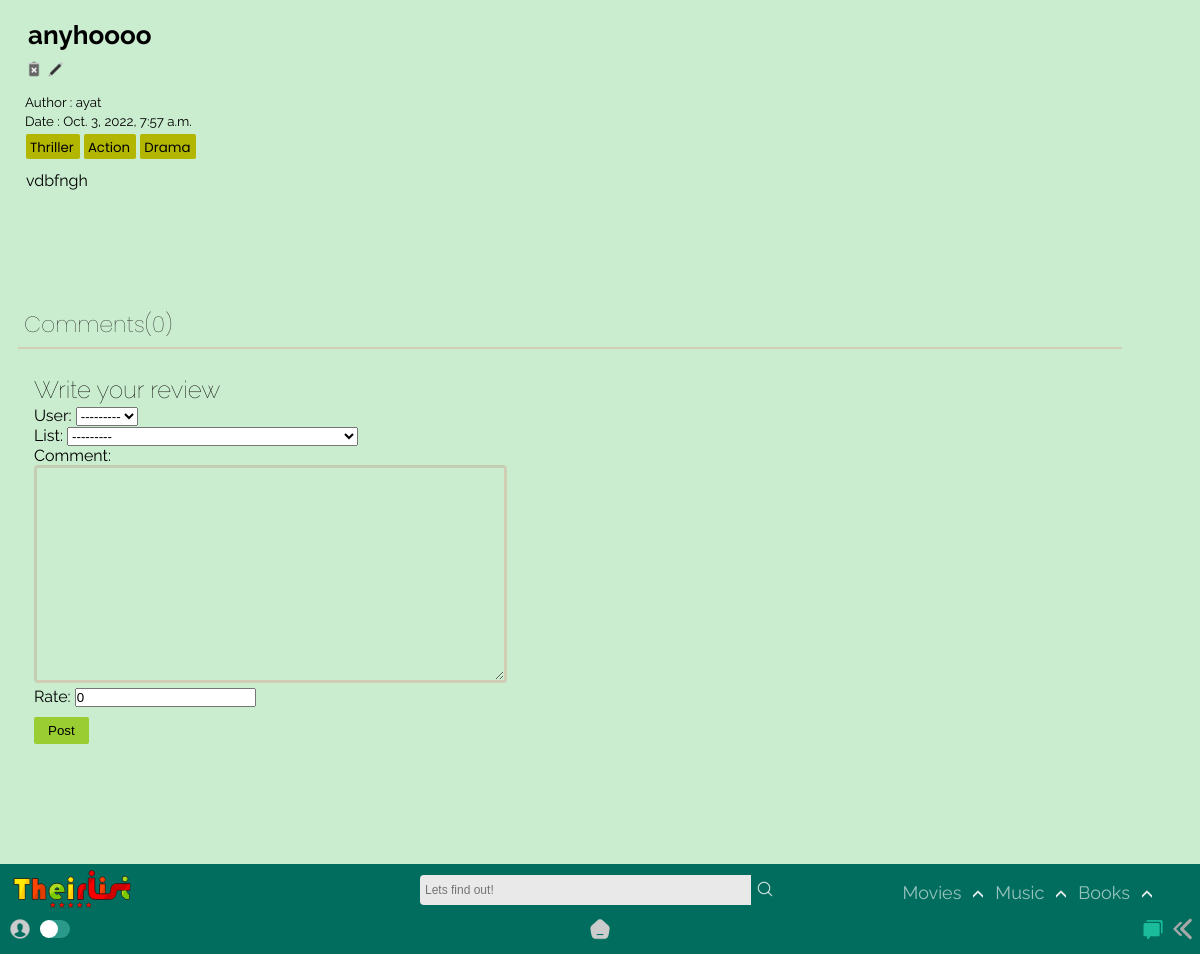
/home/list/anyhoooonone/, run on an earlier commit of the app's database.
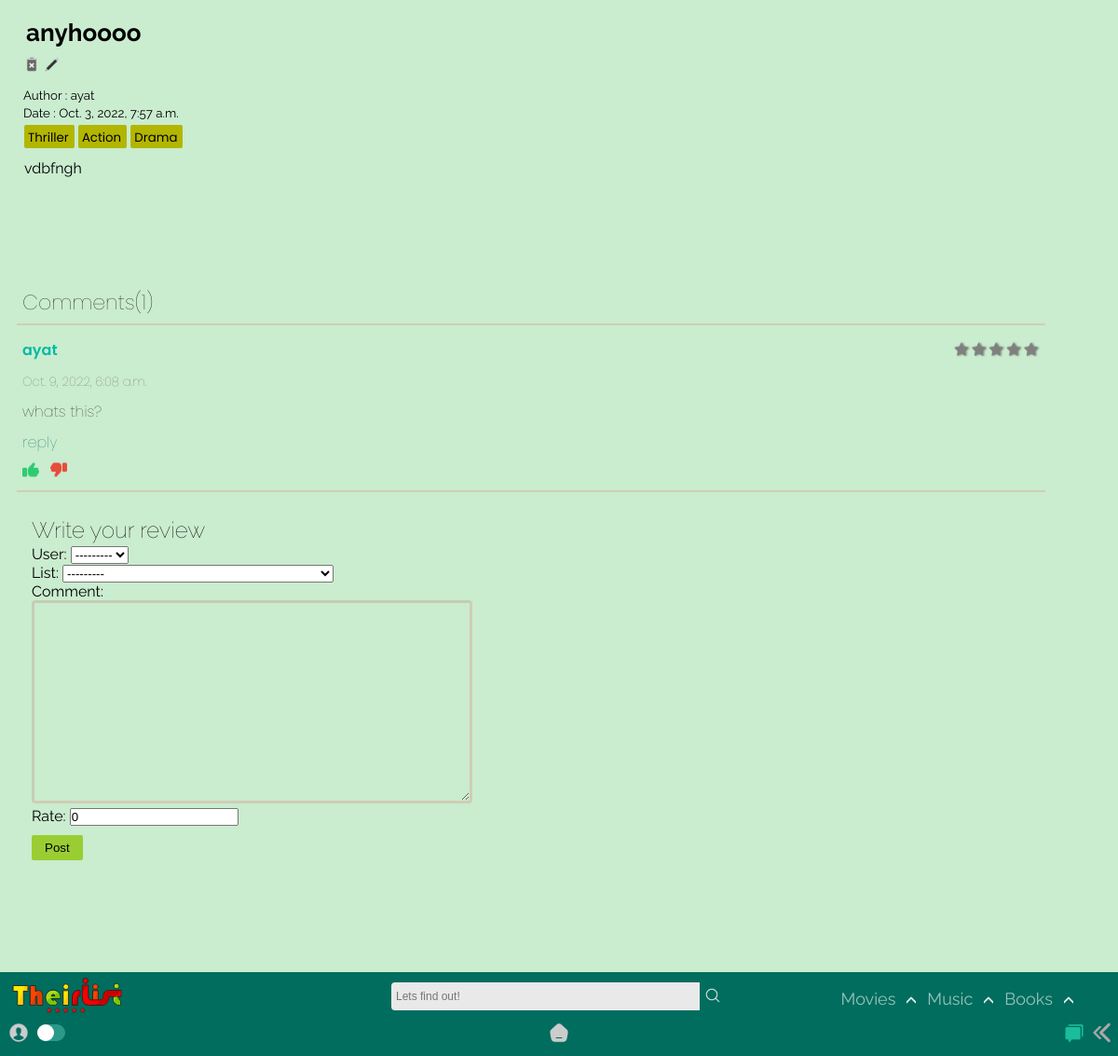
And on a later commit of the database.
### app/models.py (models this page shows, shortened)
class Genre(models.Model):
    name = models.CharField(max_length=150)
    def __str__(self):
        return self.name

class Review(models.Model):
    user = models.ForeignKey(User, models.CASCADE)
    List = models.ForeignKey(List, models.CASCADE)
    comment = models.TextField(max_length=250)
    rate = models.IntegerField(default=0)
    created_at = models.DateTimeField(auto_now_add=True)

### app/views.py (the view)
# urls.py: path('list/<slug:slug>/', TheirDetailView.as_view(),name='list_detail'),
class TheirDetailView(DetailView):
    model = List
    def get_context_data(self, **kwargs):
        context = super().get_context_data(**kwargs)
        modell = Review.objects.all()
        context["modam"] = modell
        context["form"] = ReviewForm()
        return context

### app/forms.py
class ReviewForm(forms.ModelForm):
    class Meta:
        model = Review
        fields = [
            "user",
            "List",
            "comment",
            "rate",
        ]

### app/models.py (called while the page is built)
    def __str__(self):
        return f'{self.title}'

### templates/app/list_detail.html (shortened to what this page needs)
{% extends "index.html" %}
{% load static %}
{% block content %}
<section class="list_detail" id="list-det-id">
    <h3>{{list.title}}</h3>
    <div class="detail-up-del">
        {% if user.id == list.creator.id %}
        <a href="{% url 'app:delete_movie' list.slug %}"><img src ="{% static 'app/images/delete.png' %}"></a>
        <a href="{% url 'app:update_list' list.slug %}"><img src ="{% static 'app/images/edit.png' %}"></a>
        {% else %}
        <img src ="{% static 'app/images/delete-dis.png' %}">
        <img src ="{% static 'app/images/edit-dis.png' %}">
        {% endif %}
      </div>
    <small>Author : {{list.creator.username}}</small><br>
    <small>Date : {{list.posted}}</small><br>
    <div class="genre_wrap">
        {% for tag in list.genre.all %}
        <div class="Genre">
            <a href="{% url 'app:film' query=tag %}">
                <small>{{ tag }}</small>
            </a>
        </div>
        {% empty %}
        No tags!
    {% endfor %}
    </div>
    <div class="blog_post_body">
        {{list.content|safe}}
    </div>
    <div class="commentss" id="comments-id">
            {% include "app/list_comment.html" %}
        </div>
        <div class = "postcommentscarrier">
            <div><a href="{% url 'app:create_comment' %}"><h1>Write your review</h1></a></div>
            {% include 'app/create_comment.html' %}
        </div>
    <div class="gap">
    </div>
</section>
{% endblock content %}

### templates/app/list_comment.html (shortened to what this page needs)
{% load static %}
  {% with total=object.review_set.all.count %}
  <div class="commentscarrier">
    <div class="comment-contentsas comment-head">
    <p>Comments({{ total }})</p>
    </div>
    <hr />
      {% for i in modam %} {% if i.List.id == list.id %}
      <div class="comment-contentsas">
        <p class="commentor-name">
          {{i.user.username}}
          <span class="stars-comments">
            {% if i.rate == 0 %}
            <span class="fa fa-star"></span>
            <span class="fa fa-star"></span>
            <span class="fa fa-star"></span>
            <span class="fa fa-star"></span>
            <span class="fa fa-star"></span>
            {% endif %}
          </span>
        </p>
      </div>
      <div class="comment-contentsas">
        <p><small>{{i.created_at}}</small></p>
      </div>
      <div class="comment-contentsas"><p>{{i.comment}}</p></div>
      <div class="comment-contentsas"><p class="reply-com">reply</p></div>
      <div class="comment-contentsas">
        <p>
          <span class="like"><img src="{% static 'app/images/like.png' %}" /></span
          ><span class="dislike"
            ><img src="{% static 'app/images/dislike.png' %}"
          /></span>
        </p>
      </div>
      <hr />
      {% endif%} {% endfor %}
  {% endwith %}
</div>

What changed in the data, as far as the page shows it:
added Review: user.username "ayat", rate 0 (drawn), created_at "Oct. 9, 2022, 6:08 a.m.", comment "whats this?"
Also different on the page:
{{ total }}: "0" → "1"
